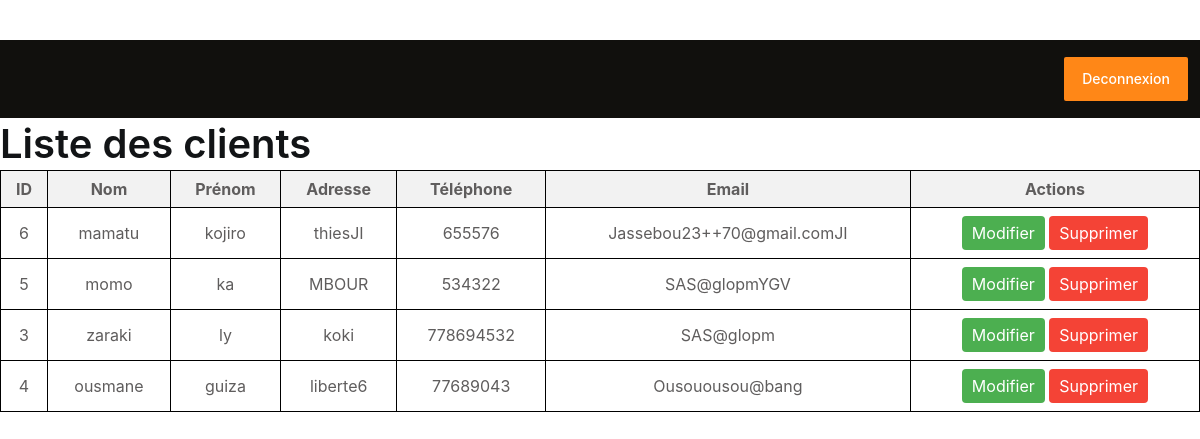
Page /view_client.php on the committed database.
### tables this page shows
CREATE TABLE IF NOT EXISTS `client` (
  `id_client` int(255) NOT NULL AUTO_INCREMENT,
  `nom` varchar(255) NOT NULL,
  `prenom` varchar(255) NOT NULL,
  `adresse` varchar(255) NOT NULL,
  `telephone` int(255) NOT NULL,
  `email` varchar(255) NOT NULL,
  PRIMARY KEY (`id_client`)
);

### view_client.php (the view, shortened to what this page needs)
<?php
include("config.php");
include("head.php");
include("header.php");
$sql = $bdd->query('SELECT * FROM client');
$clients = $sql->fetchAll(PDO::FETCH_ASSOC);
?>
<!DOCTYPE html>
<html>
<head>
</head>
<body>
    <h1>Liste des clients</h1>
    <table>
        <tr>
            <th>ID</th>
            <th>Nom</th>
            <th>Prénom</th>
            <th>Adresse</th>
            <th>Téléphone</th>
            <th>Email</th>
            <th>Actions</th>
        </tr>
        <?php foreach ($clients as $client): ?>
        <tr>
            <td><?php echo $client['id_client']; ?></td>
            <td><?php echo $client['nom']; ?></td>
            <td><?php echo $client['prenom']; ?></td>
            <td><?php echo $client['adresse']; ?></td>
            <td><?php echo $client['telephone']; ?></td>
            <td><?php echo $client['email']; ?></td>
            <td>
                <a href="form_modif_client.php?id_client=<?php echo $client['id_client']; ?>" class="btn">Modifier</a>
                <a href="delete_client.php?id_client=<?php echo $client['id_client']; ?>" class="btn btn-delete">Supprimer</a>
            </td>
        </tr>
        <?php endforeach; ?>
    </table>
</body>
</html>

### view_client.php (style rules this page uses)
table { border-collapse: collapse; width: 100%; }
th, td { border: 1px solid black; padding: 8px; text-align: center; }
th { background-color: #f2f2f2; }
.btn { padding: 5px 10px; background-color: #4CAF50; color: white; border: none; cursor: pointer; border-radius: 4px; }
.btn-delete { background-color: #f44336; }
body { background: url("image/daniele-levis-pelusi-mkMSXR86kYY-unsplash.jpg"); background-repeat:no-repeat ; }

### rows in the picture
client: id_client "6", nom "mamatu", prenom "kojiro", adresse "thiesJI", telephone "655576", email "Jassebou23++70@gmail.comJI"
client: id_client "5", nom "momo", prenom "ka", adresse "MBOUR", telephone "534322", email "SAS@glopmYGV"
client: id_client "3", nom "zaraki", prenom "ly", adresse "koki", telephone "778694532", email "SAS@glopm"
client: id_client "4", nom "ousmane", prenom "guiza", adresse "liberte6", telephone "77689043", email "Ousouousou@bang"
